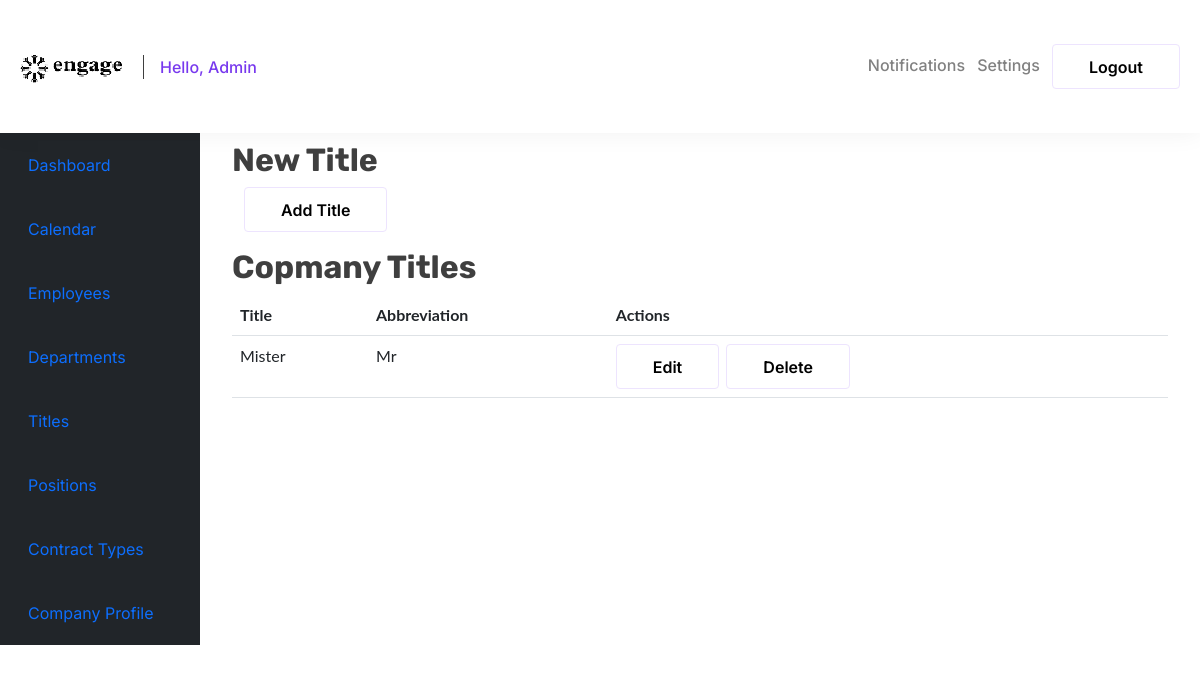
The app's page /add_title/ (signed in), older data.
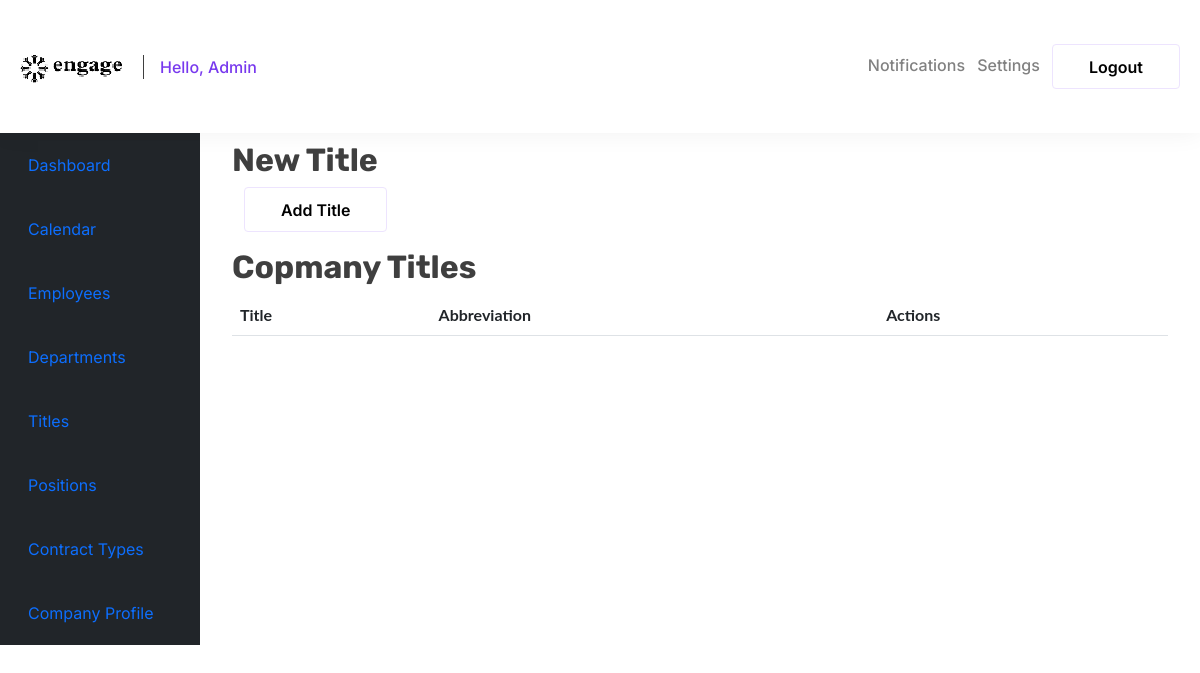
The same page, newer data.
### accounts/models.py (models this page shows, shortened)
class Title(models.Model):
    name = models.CharField(max_length=100)
    abbreviation = models.CharField(max_length=100, null=True)
    company = models.ForeignKey(Company, on_delete=models.CASCADE)

### accounts/views.py (the view, shortened to what this page needs)
# urls.py: path('add_title/', views.add_title, name='add_title'),
def add_title(request):
    context = {}
    titles = Title.objects.filter(company=request.user.company)
    context = {
        'title_form': TitleForm,
        'titles': titles,
        }
    return render(request, 'accounts/add_title.html', context)

### accounts/templates/accounts/add_title.html (shortened to what this page needs)
{% extends 'accounts/logged_in.html' %}
{% load crispy_forms_tags %}
{% block auth_content %}
<h2>New Title</h2>
<form method="POST">
    <div class="container">
        <button type="button" class="btn btn-success mb-3" data-bs-toggle="modal" data-bs-target="#addTitleModal">
            Add Title
          </button>
    </div>
<h2>Copmany Titles</h2>
<table class="table">
  <thead>
      <tr>
          <th>Title</th>
          <th>Abbreviation</th>
          <th>Actions</th>
      </tr>
  </thead>
  <tbody>
      {% for title in titles %}
      <tr>
          <td>{{ title.name }}</td>
          <td>{{ title.abbreviation }}</td>
          <td>
              <a href="#" class="btn btn-primary">Edit</a>
              <a href="#" class="btn btn-danger">Delete</a>
          </td>
      </tr>
      {% endfor %}
  </tbody>
{% endblock %}

Row changes from the older to the newer data that the page shows:
removed Title: name "Mister", abbreviation "Mr"
